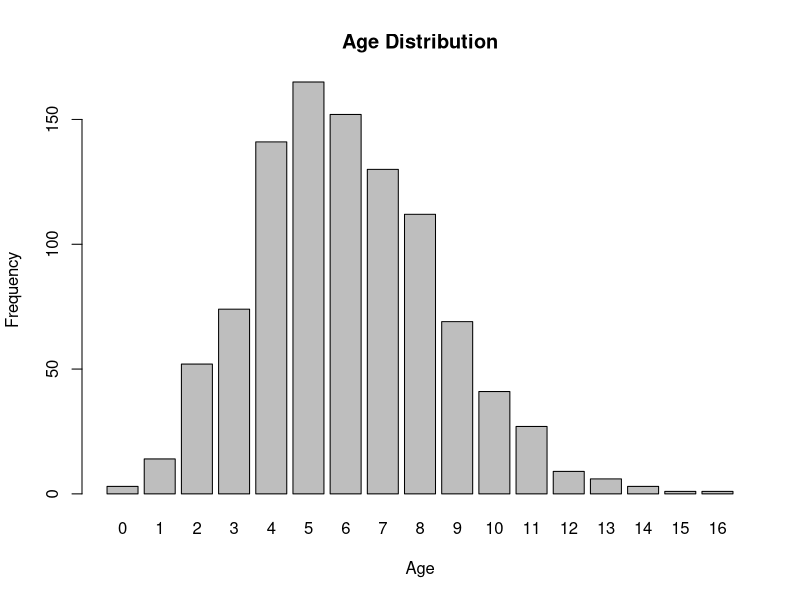
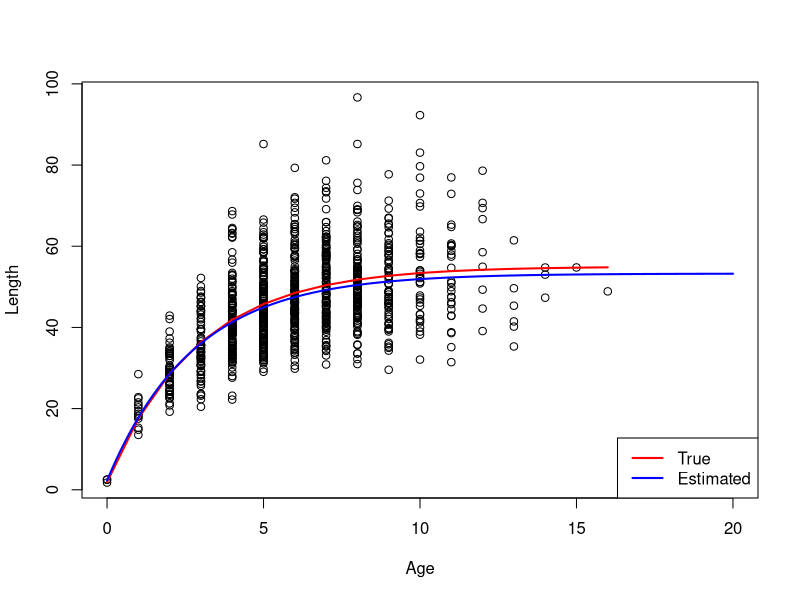
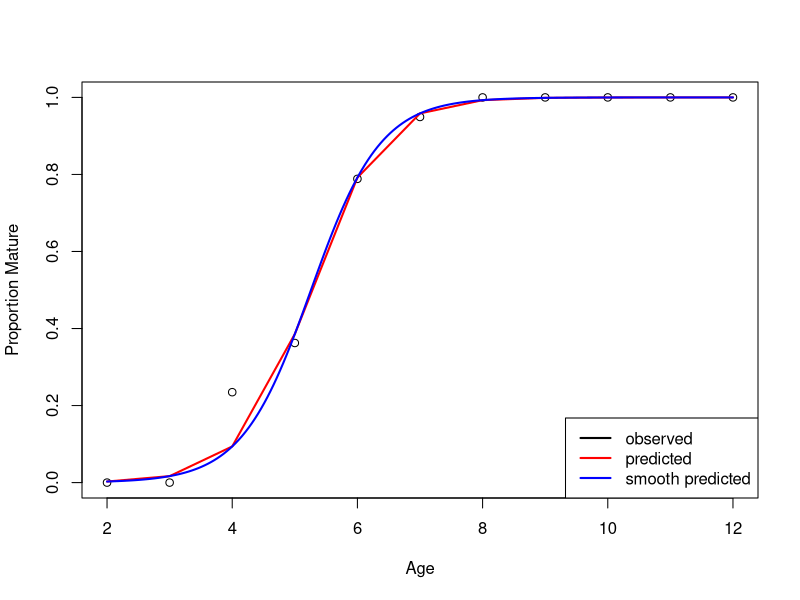
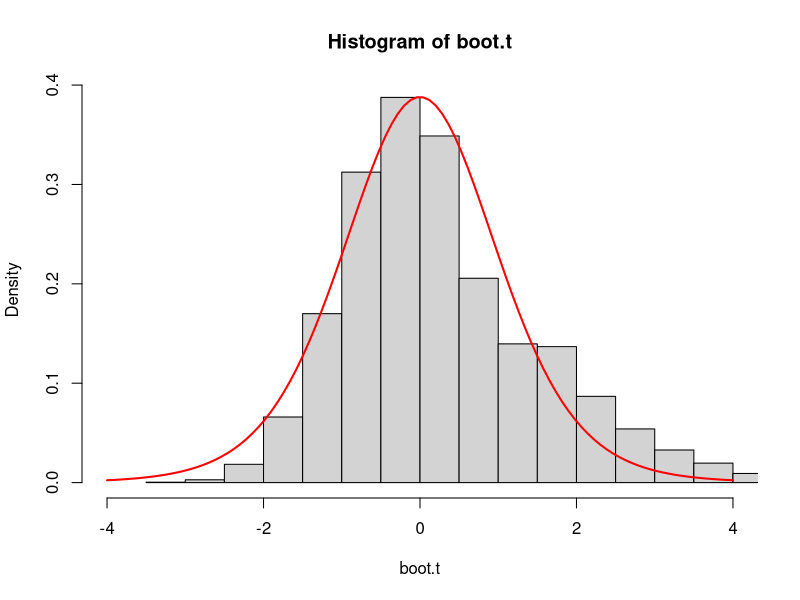
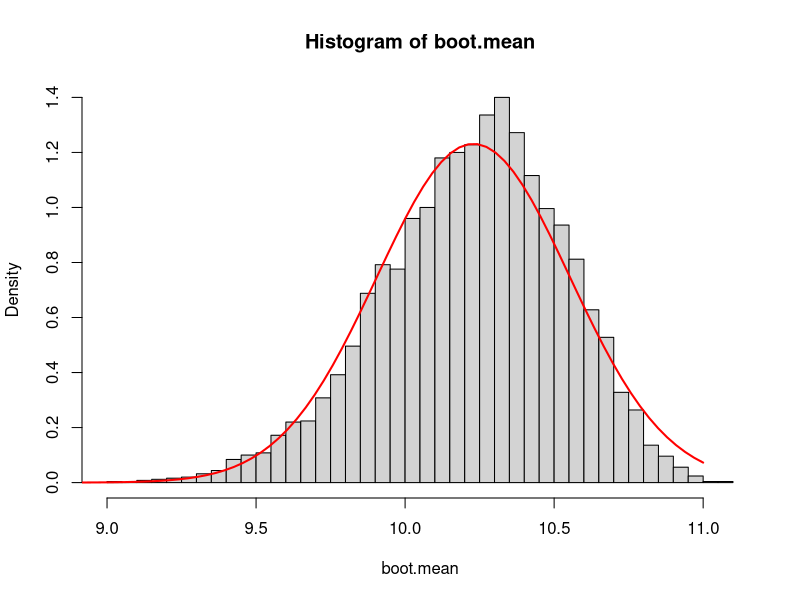

The R source for these figures, in order:
# lab 6

# lognormal VonB data
n = 1000
age = sort(rpois(n,lambda=6))
barplot(table(age),xlab='Age',ylab='Frequency',main='Age Distribution')
Linf = 55
K = 0.35
ao = -.1
sigma=0.2
mu = Linf*(1 - exp(-K*(age - ao)))
len = rlnorm(n, meanlog = log(mu), sdlog = sigma)
plot(age,len,xlab='Age',ylab="Length",type='p',xlim=c(0,20))
lines(age,mu,lty=1,lwd=2,col='red')

vonb <- function(Linf,K,ao,age){
  mu = Linf*(1 - exp(-K*(age-ao)))
  return(mu)
}

lognormal.nll <- function(parm){
  Linf = exp(parm[1])
  K = exp(parm[2])
  ao = parm[3]
  sigma = exp(parm[4])
  mu = vonb(Linf,K,ao,age)
  prob = dlnorm(len,mean=log(mu),sd=sigma)
  nll = -sum(log(prob))
  return(nll)
}

parm.start = c(3,-1,-0.1,-1)
mle.fit = nlminb(parm.start,lognormal.nll)

#plot model prediction 
pred.age = seq(0,20,by=0.1)

Linf.hat = exp(mle.fit$par[1])
K.hat = exp(mle.fit$par[2])
ao.hat = mle.fit$par[3]

pred.mu = vonb(Linf.hat,K.hat,ao.hat,pred.age)

lines(pred.age,pred.mu,lty=1,lwd=2,col='blue')
legend("bottomright",c("True","Estimated"),
       lty=1,col=c('red','blue'),lwd=2)

# result 
print(age)
print(len)
parm.start = c(3,-1,-0.1,-1)
mle.fit = nlminb(parm.start,lognormal.nll)
print(mle.fit$par)
print(mle.fit$converge)
vonb.parms = c(exp(mle.fit$par[1]),exp(mle.fit$par[2]),
               + mle.fit$par[3])
names(vonb.parms) = c('Linf','K','ao')
print(vonb.parms,digits=2)
sigma = exp(mle.fit$par[4])
print(sigma)

# Gamma vonB
gamma.nll <- function(parm){
  Linf = exp(parm[1])
  K = exp(parm[2])
  ao = parm[3]
  sigma = exp(parm[4])
  mu = vonb(Linf,K,ao,age)
  var = (sigma*mu)**2
  s = var/mu
  a = mu/s;
  prob = dgamma(len,shape=a,scale=s)
  nll = -sum(log(prob))
  return(nll)
}

parm.start = c(5,-1,-0.1,-1)
mle.fit = nlminb(parm.start,gamma.nll)
print(mle.fit$par)
print(mle.fit$converge)
vonb.parms = c(exp(mle.fit$par[1]),exp(mle.fit$par[2]),
               + mle.fit$par[3])
names(vonb.parms) = c('Linf','K','ao')
print(vonb.parms,digits=2)
sigma = exp(mle.fit$par[4])
print(sigma)

# Binomial
matdata <- read.csv("fname.csv",header = TRUE)
print(matdata)
plot(matdata$age,matdata$pro,xlab='Age',ylab="Proportion Mature",type='p')

pmat <- function(parm,age){
  logitp = parm[1] + parm[2]*age
  prob.mat = exp(logitp)/(1+exp(logitp))
  return(prob.mat)
}
binomial.nll <- function(parm){
  prob.mat = pmat(parm,age);
  prob = dbinom(y,n,prob.mat)
  nll = -sum(log(prob))
  return(nll)
}
y = matdata$y
n = matdata$n
age = matdata$age

parm.start = c(-4,1)
mle.fit = nlminb(parm.start,binomial.nll)
print(mle.fit$par)
print(mle.fit$converge)

pred.prob =
  pmat(mle.fit$par,age)
lines(matdata$age,pred.prob
      ,type='l',lwd=2,col='red')
age.pred =
  seq(min(matdata$age),max(matdata$age),length=200)
pred.prob1 = pmat(mle.fit$par,age.pred)
lines(age.pred,pred.prob1,type='l',lwd=2,col='blue')
legend('bottomright',lty=1,lwd=2,col=c('black','red','blue'),
       c("observed","predicted","smooth predicted"))

# Binomial logistic regression
Binfit <- glm(cbind(y,n-y) ~
                age,family=binomial(link = "logit"),data=matdata)
temp = summary(Binfit)
print(temp$coefficients)
confint.default(Binfit)
confint(Binfit)

# bootstrap
mu=10;
sigma2=1
n=10
y = rnorm(n,mu,sd=sqrt(sigma2))
ybar=mean(y)
s2 = var(y)

B=5000
booty = lapply(1:B, function(i) sample(y, replace = T))
boot.mean = sapply(booty,mean)
boot.var = sapply(booty,var)
boot.t = (boot.mean - ybar)/sqrt(boot.var/n)
quant.boot.t = quantile(boot.t,probs=c(0.025,0.975))

hist(boot.t,breaks=50,xlim=c(-4,4),freq=F)
x=seq(-4,4,length=100)
pt = dt(x,n-1)
lines(x,pt,lwd=2,col='red',lty=1)

hist(boot.mean,breaks=50,freq=F)
x=seq(8,11,length=100)
pz = dnorm(x,mean=ybar,sd=sqrt(s2/n))
lines(x,pz,lwd=2,col='red',lty=1)





